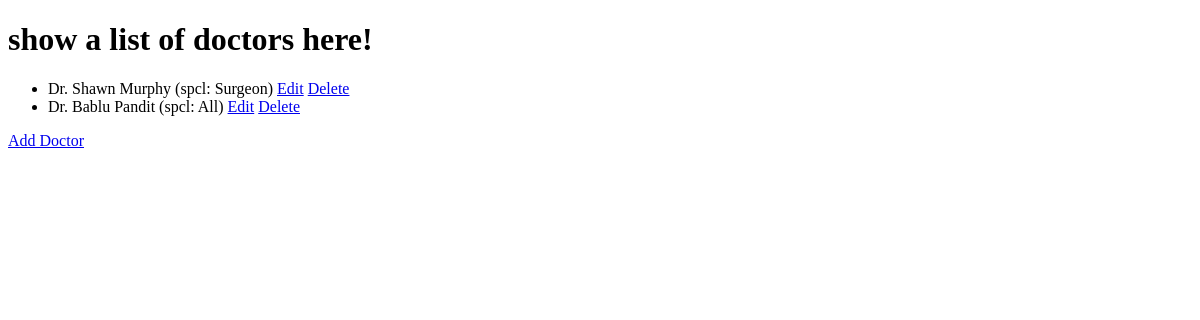
The app's page /doctor-records, older data.
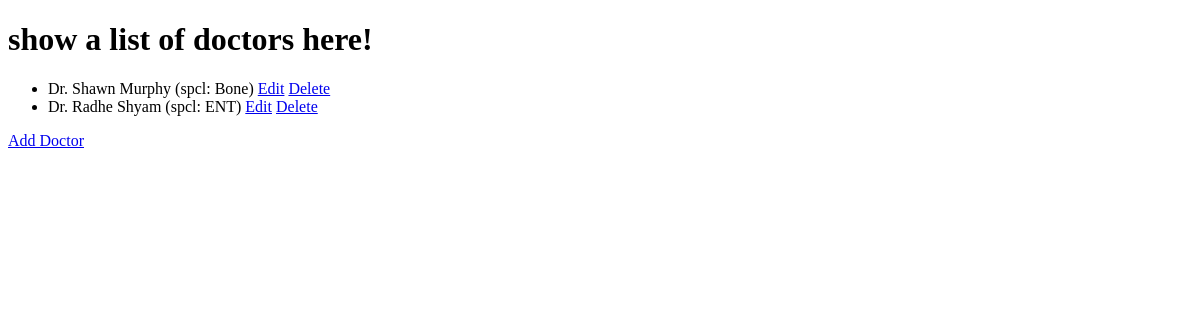
The same page, newer data.
### records/models.py (models this page shows, shortened)
class Doctor(models.Model):
    doctor_id = models.AutoField(primary_key=True)
    doctor_name = models.CharField(max_length=25)
    specialization = models.CharField(max_length=25)

### records/views.py (the view)
# urls.py: path('doctor-records', DoctorRecordsView.as_view(), name="DoctorRecords"),
class DoctorRecordsView(ListView):
    model = Doctor
    template_name = 'records/doctor-records.html'

### records/templates/records/doctor-records.html (shortened to what this page needs)
<!DOCTYPE html>
<html lang="en">
<head>
</head>
<body>
<h1>show a list of doctors here!</h1>
<ul>
    {% for doctor in object_list %}
    <li>{{doctor.doctor_name}} (spcl: {{doctor.specialization}}) <a href="edit-doctor/{{doctor.doctor_id}}">Edit</a> <a href="delete-doctor/{{doctor.doctor_id}}">Delete</a></li>
    {% endfor %}
</ul>
<a href="add-doctor">Add Doctor</a>
</body>
</html>

Row changes from the older to the newer data that the page shows:
removed Doctor: doctor_name "Dr. Bablu Pandit", specialization "All"
changed Doctor "Dr. Shawn Murphy": specialization "Surgeon" → "Bone"
added Doctor: doctor_name "Dr. Radhe Shyam", specialization "ENT"
